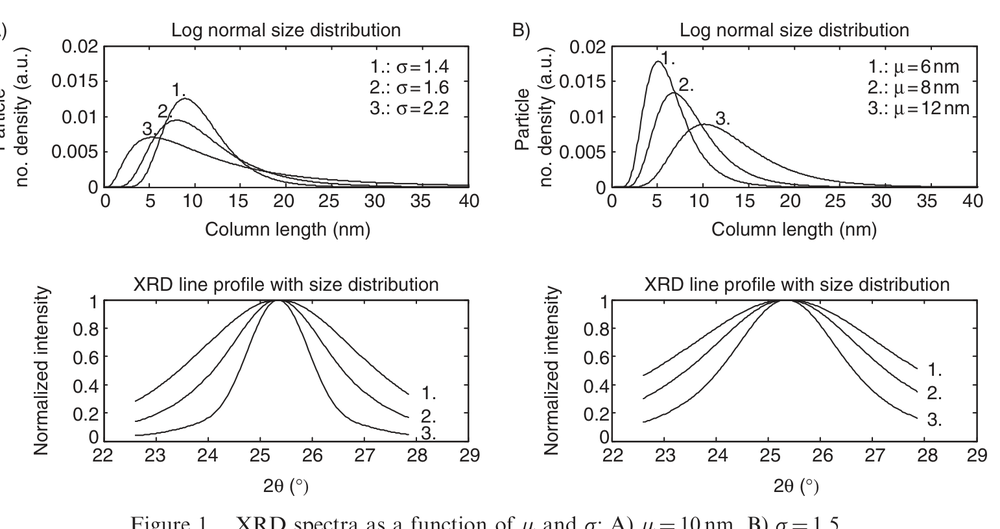
#> input picture examples/scrape/fig_1.png, 1000 x 529 px, shrunk from 1542 x 815 before the run
$ python -i crop_plot_area.py   (imports and definitions only)
#> lines starting #> are read from the running program, lines starting #| are printed output that depends on the picture; after the words box and inside, x2 and y2 are one past the last pixel; in counts of white or black regions, pixels touching at a corner belong together
from __future__ import annotations

from pathlib import Path

import cv2
import numpy as np

from xrd_digitization.types import PlotCropResult

MIN_PLOT_WIDTH = 40
MIN_PLOT_HEIGHT = 40


def _detect_axis_lines(gray: np.ndarray) -> tuple[int | None, int | None, int | None, int | None]:
    """Return (left, right, top, bottom) plot bounds from axis-like lines."""
    height, width = gray.shape
    blur = cv2.GaussianBlur(gray, (3, 3), 0)
    edges = cv2.Canny(blur, 40, 120)

    vertical_kernel = cv2.getStructuringElement(cv2.MORPH_RECT, (1, max(15, height // 20)))
    horizontal_kernel = cv2.getStructuringElement(cv2.MORPH_RECT, (max(15, width // 20), 1))

    vertical = cv2.morphologyEx(edges, cv2.MORPH_CLOSE, vertical_kernel)
    horizontal = cv2.morphologyEx(edges, cv2.MORPH_CLOSE, horizontal_kernel)

    left_scores = vertical[:, : int(width * 0.35)].sum(axis=0)
    right_scores = vertical[:, int(width * 0.65) :].sum(axis=0)
    top_scores = horizontal[: int(height * 0.35), :].sum(axis=1)
    bottom_scores = horizontal[int(height * 0.65) :, :].sum(axis=1)

    left = int(np.argmax(left_scores)) if left_scores.size and left_scores.max() > 0 else None
    right = (
        int(width * 0.65 + np.argmax(right_scores))
        if right_scores.size and right_scores.max() > 0
        else None
    )
    top = int(np.argmax(top_scores)) if top_scores.size and top_scores.max() > 0 else None
    bottom = (
        int(height * 0.65 + np.argmax(bottom_scores))
        if bottom_scores.size and bottom_scores.max() > 0
        else None
    )

    return left, right, top, bottom


def _fallback_plot_bbox(gray: np.ndarray) -> tuple[int, int, int, int]:
    height, width = gray.shape
    margin_x = int(width * 0.12)
    margin_top = int(height * 0.08)
    margin_bottom = int(height * 0.18)
    return margin_x, margin_top, width - int(width * 0.04), height - margin_bottom


def _extend_crop_bbox_to_curve(
    image_bgr: np.ndarray,
    bbox: tuple[int, int, int, int],
) -> tuple[int, int, int, int]:
    """Widen the crop when the plotted curve extends past the detected right frame."""
    x0, y0, x1, y1 = bbox
    height = y1 - y0
    if height <= 0:
        return bbox

    gray = cv2.cvtColor(image_bgr[y0:y1, x0:], cv2.COLOR_BGR2GRAY)
    roi = gray[int(height * 0.05) : int(height * 0.88), :]
    if roi.size == 0:
        return bbox

    last_curve_col = None
    for col in range(roi.shape[1] - 1, -1, -1):
        if float(roi[:, col].min()) <= 200:
            last_curve_col = col
            break

    if last_curve_col is None:
        return bbox

    margin = max(8, int(0.01 * image_bgr.shape[1]))
    new_x1 = min(image_bgr.shape[1], x0 + last_curve_col + margin)
    if new_x1 <= x1:
        return bbox
    return x0, y0, new_x1, y1


def crop_plot_area(
    image_path: str | Path | np.ndarray,
    *,
    padding: int = 2,
) -> PlotCropResult:
    """
    Detect and crop the plot region from a figure image.

    Attempts to locate axis lines; falls back to conservative margins.
    """
#> called with image_path = '../examples/scrape/fig_1.png', padding = 2
    warnings: list[str] = []

    if isinstance(image_path, np.ndarray):
        image_bgr = image_path.copy()
        source_shape = image_bgr.shape[:2]
    else:
        image_path = Path(image_path)
        image_bgr = cv2.imread(str(image_path))
#> image_bgr is the input picture: shape (529, 1000, 3); mean B, G, R 241.4, 241.4, 241.5
        if image_bgr is None:
            raise ValueError(f"Could not load image: {image_path}")
        source_shape = image_bgr.shape[:2]
#> source_shape = (529, 1000)

    gray = cv2.cvtColor(image_bgr, cv2.COLOR_BGR2GRAY)
    left, right, top, bottom = _detect_axis_lines(gray)
#> in _detect_axis_lines, `edges = cv2.Canny(blur, 40, 120)`:
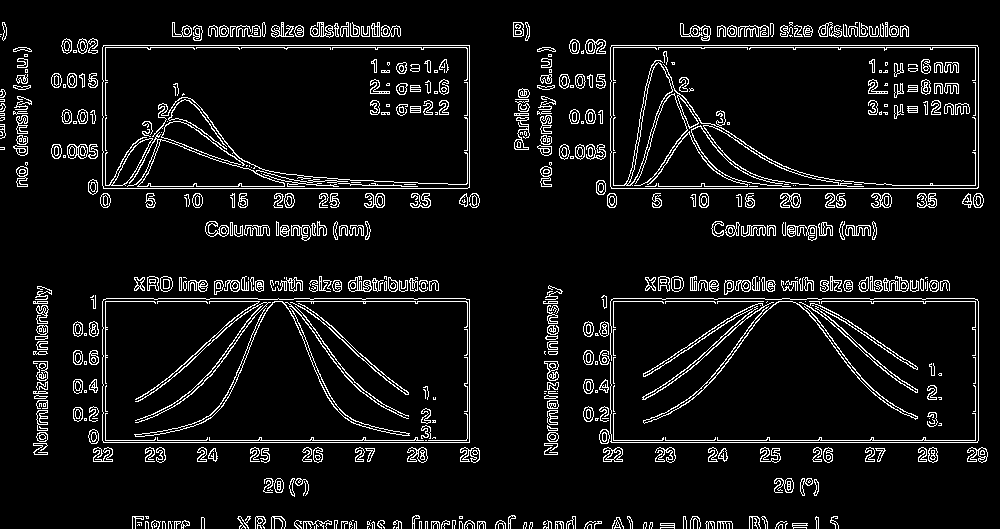
#> edges: shape (529, 1000); 7.5% white in thin lines or dots
#> in _detect_axis_lines, `vertical = cv2.morphologyEx(edges, cv2.MORPH_CLOSE, vertical_kernel)`:
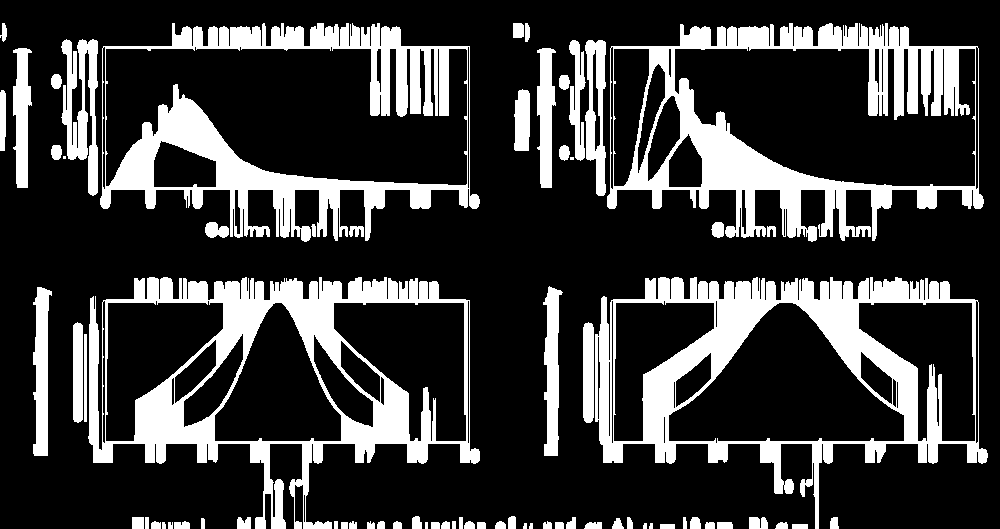
#> vertical: shape (529, 1000); 22.8% white; 73 white regions (2 under 20 px), largest, box (x1, y1, x2, y2) and area: (88, 277, 480, 529) 25835, (595, 277, 988, 529) 25628, (607, 23, 984, 242) 24185
#> in _detect_axis_lines, `horizontal = cv2.morphologyEx(edges, cv2.MORPH_CLOSE, horizontal_kernel)`:
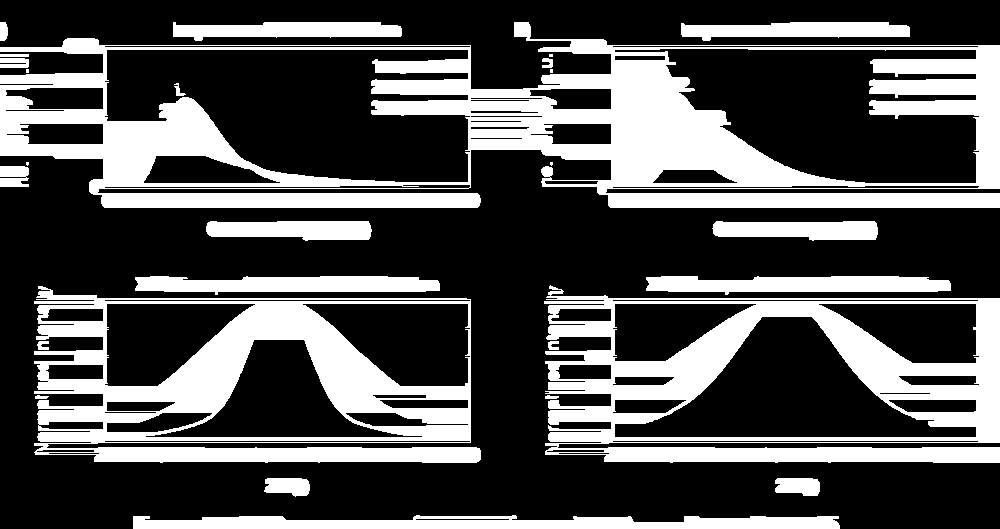
#> horizontal: shape (529, 1000); 31.2% white; 27 white regions (5 under 20 px), largest, box (x1, y1, x2, y2) and area: (0, 22, 1000, 208) 67408, (34, 286, 481, 463) 33655, (544, 285, 1000, 463) 33273
#> in _detect_axis_lines, `left_scores = vertical[:, : int(width * 0.35)].sum(axis=0)`: left_scores = 350 values, max 83130 at index 105, min 0 at index 7, mean 31877.2
#> in _detect_axis_lines, `right_scores = vertical[:, int(width * 0.65) :].sum(axis=0)`: right_scores = 350 values, max 83130 at index 325, min 0 at index 338, mean 33477.9
#> in _detect_axis_lines, `top_scores = horizontal[: int(height * 0.35), :].sum(axis=1)`: top_scores = 185 values, max 237405 at index 48, min 0 at index 0, mean 84089.4
#> in _detect_axis_lines, `bottom_scores = horizontal[int(height * 0.65) :, :].sum(axis=1)`: bottom_scores = 186 values, max 230010 at index 109, min 0 at index 120, mean 82201.9
#> in _detect_axis_lines, `left = int(np.argmax(left_scores)) if left_scores.size and left_scores..`: left = 105
#> in _detect_axis_lines, `right = ( int(width * 0.65 + np.argmax(right_scores)) if right_scores...`: right = 975
#> in _detect_axis_lines, `top = int(np.argmax(top_scores)) if top_scores.size and top_scores.max..`: top = 48
#> in _detect_axis_lines, `bottom = ( int(height * 0.65 + np.argmax(bottom_scores)) if bottom_sco..`: bottom = 452
#> left = 105; right = 975; top = 48; bottom = 452

    if None in (left, right, top, bottom):
        warnings.append("axis_lines_not_fully_detected")
        x0, y0, x1, y1 = _fallback_plot_bbox(gray)
    else:
        x0, y0, x1, y1 = left, top, right, bottom
#> x0 = 105; y0 = 48; x1 = 975; y1 = 452

    x0 = max(0, x0 - padding)
#> x0 = 103
    y0 = max(0, y0 - padding)
#> y0 = 46
    x1 = min(image_bgr.shape[1], x1 + padding)
#> x1 = 977
    y1 = min(image_bgr.shape[0], y1 + padding)
#> y1 = 454

    if x1 - x0 < MIN_PLOT_WIDTH or y1 - y0 < MIN_PLOT_HEIGHT:
        warnings.append("plot_crop_too_small_using_fallback")
        x0, y0, x1, y1 = _fallback_plot_bbox(gray)

    x0, y0, x1, y1 = _extend_crop_bbox_to_curve(image_bgr, (x0, y0, x1, y1))
#> in _extend_crop_bbox_to_curve, `gray = cv2.cvtColor(image_bgr[y0:y1, x0:], cv2.COLOR_BGR2GRAY)`:
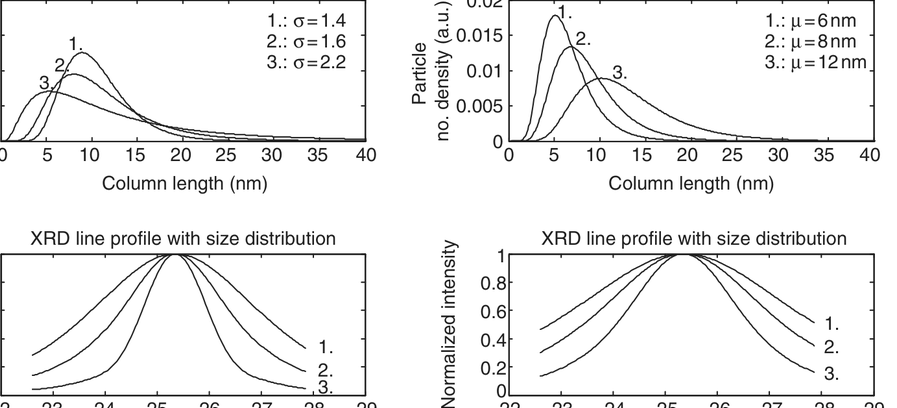
#> gray: shape (408, 897); min 0, max 255, mean 240.3
#> in _extend_crop_bbox_to_curve, `roi = gray[int(height * 0.05) : int(height * 0.88), :]`:
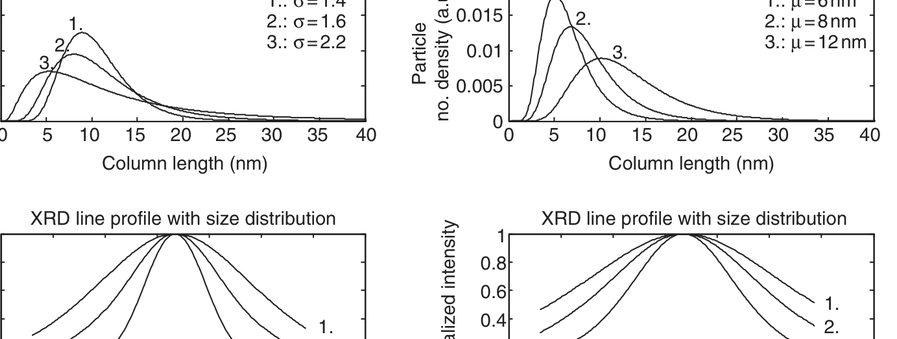
#> roi: shape (339, 897); min 0, max 255, mean 240.9
#> x1 = 992

    cropped = image_bgr[y0:y1, x0:x1].copy()
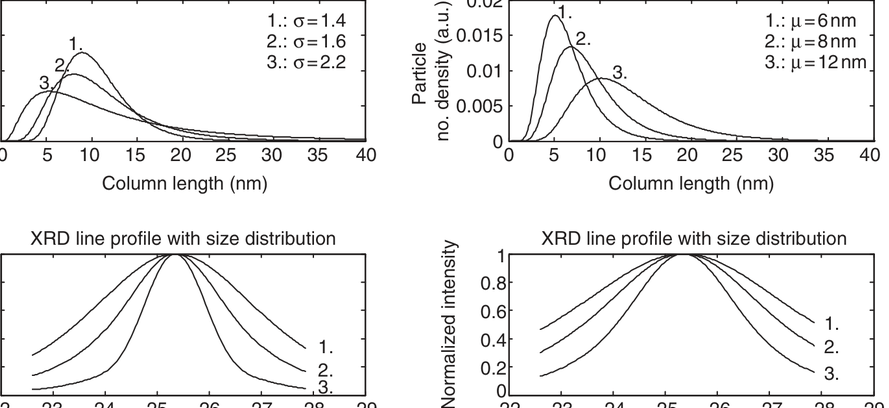
#> cropped: shape (408, 889, 3); mean B, G, R 240.1, 240.1, 240.3

    # Multi-panel heuristic: strong vertical whitespace inside crop.
    crop_gray = cv2.cvtColor(cropped, cv2.COLOR_BGR2GRAY)
    col_mean = crop_gray.mean(axis=0)
#> col_mean = 889 values, max 255 at index 379, min 87.6 at index 365, mean 240.2
    valleys = np.where(col_mean > np.percentile(col_mean, 92))[0]
#> valleys = 72 values from 370 to 888
    if len(valleys) > 0:
        gaps = np.split(valleys, np.where(np.diff(valleys) > 3)[0] + 1)
#> gaps = 11 items
        wide_gaps = [g for g in gaps if len(g) > cropped.shape[1] * 0.03]
#> wide_gaps = 1 item
        if wide_gaps:
            warnings.append("possible_multi_panel_in_plot_area")

    confidence = 0.85 if "axis_lines_not_fully_detected" not in warnings else 0.55

    return PlotCropResult(
        cropped_bgr=cropped,
        bbox=(x0, y0, x1, y1),
        confidence=confidence,
        warnings=warnings,
    )

>>> result = crop_plot_area('../examples/scrape/fig_1.png')

$ run again, on examples/scrape/fig_5.png
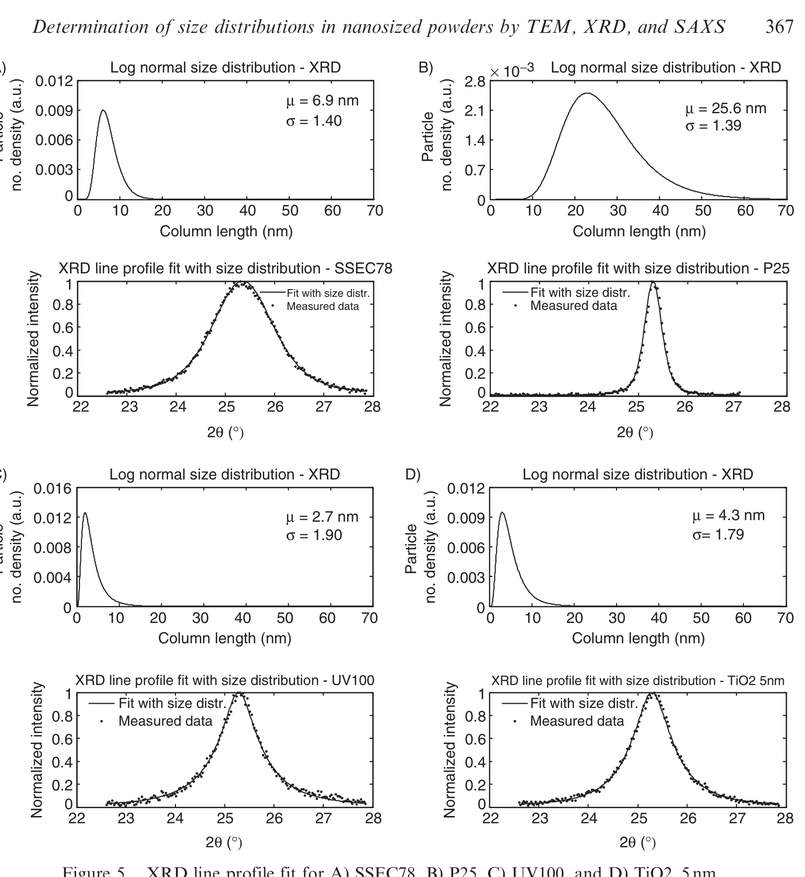
#> input picture examples/scrape/fig_5.png, 805 x 877 px, shrunk from 1542 x 1681 before the run
#> in crop_plot_area, image_bgr is the input picture: shape (877, 805, 3); mean B, G, R 241.3, 241.3, 241.5
#> in _detect_axis_lines, `edges = cv2.Canny(blur, 40, 120)`:
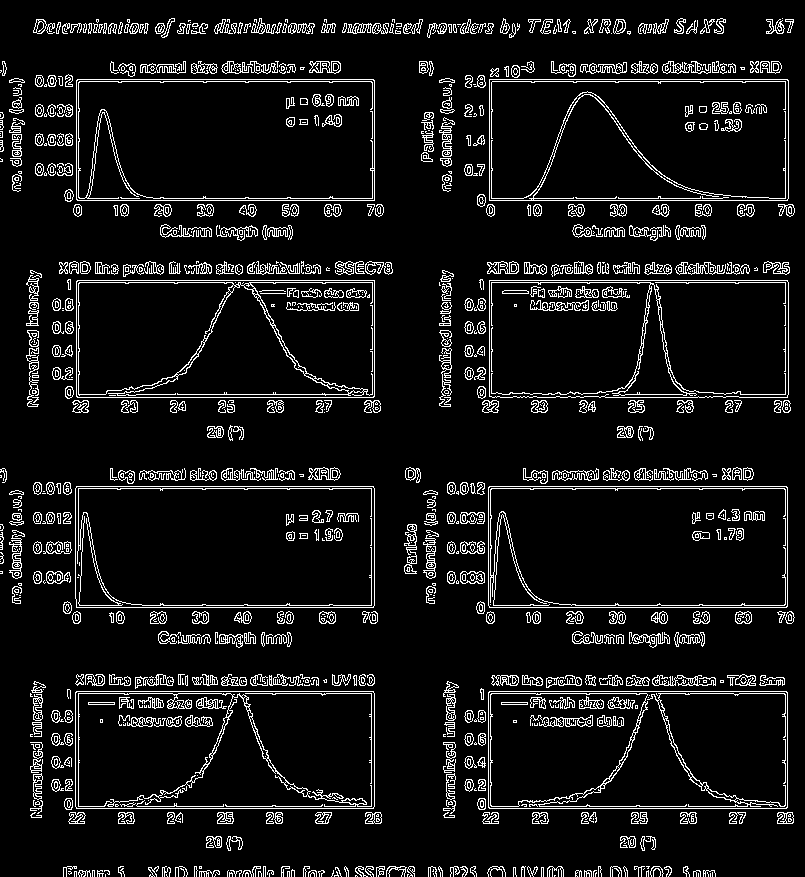
#> edges: shape (877, 805); 8.2% white in thin lines or dots
#> vertical: shape (877, 805); 30% white; 62 white regions (1 under 20 px), largest, box (x1, y1, x2, y2) and area: (457, 0, 795, 877) 91856, (51, 0, 393, 877) 89749, (33, 482, 72, 614) 3795
#> horizontal: shape (877, 805); 27.6% white; 32 white regions (2 under 20 px), largest, box (x1, y1, x2, y2) and area: (0, 467, 805, 624) 32887, (440, 261, 805, 413) 24025, (444, 674, 805, 824) 22827
#> left_scores = 281 values, max 159375 at index 70, min 0 at index 7, mean 72640.5
#> right_scores = 282 values, max 153765 at index 97, min 0 at index 272, mean 71164
#> top_scores = 306 values, max 188955 at index 81, min 0 at index 0, mean 60659.2
#> bottom_scores = 307 values, max 181815 at index 245, min 0 at index 54, mean 58859.3
#> in _detect_axis_lines, `left = int(np.argmax(left_scores)) if left_scores.size and left_scores..`: left = 70
#> in _detect_axis_lines, `right = ( int(width * 0.65 + np.argmax(right_scores)) if right_scores...`: right = 620
#> in _detect_axis_lines, `top = int(np.argmax(top_scores)) if top_scores.size and top_scores.max..`: top = 81
#> in _detect_axis_lines, `bottom = ( int(height * 0.65 + np.argmax(bottom_scores)) if bottom_sco..`: bottom = 815
#> in crop_plot_area, `left, right, top, bottom = _detect_axis_lines(gray)`: left = 70; right = 620; top = 81; bottom = 815
#> in crop_plot_area, `x0, y0, x1, y1 = left, top, right, bottom`: x0 = 70; y0 = 81; x1 = 620; y1 = 815
#> in crop_plot_area, `x0 = max(0, x0 - padding)`: x0 = 68
#> in crop_plot_area, `y0 = max(0, y0 - padding)`: y0 = 79
#> in crop_plot_area, `x1 = min(image_bgr.shape[1], x1 + padding)`: x1 = 622
#> in crop_plot_area, `y1 = min(image_bgr.shape[0], y1 + padding)`: y1 = 817
#> in crop_plot_area, `x0, y0, x1, y1 = _extend_crop_bbox_to_curve(image_bgr, (x0, y0, x1, y1))`: x1 = 801
#> in crop_plot_area, `cropped = image_bgr[y0:y1, x0:x1].copy()`:
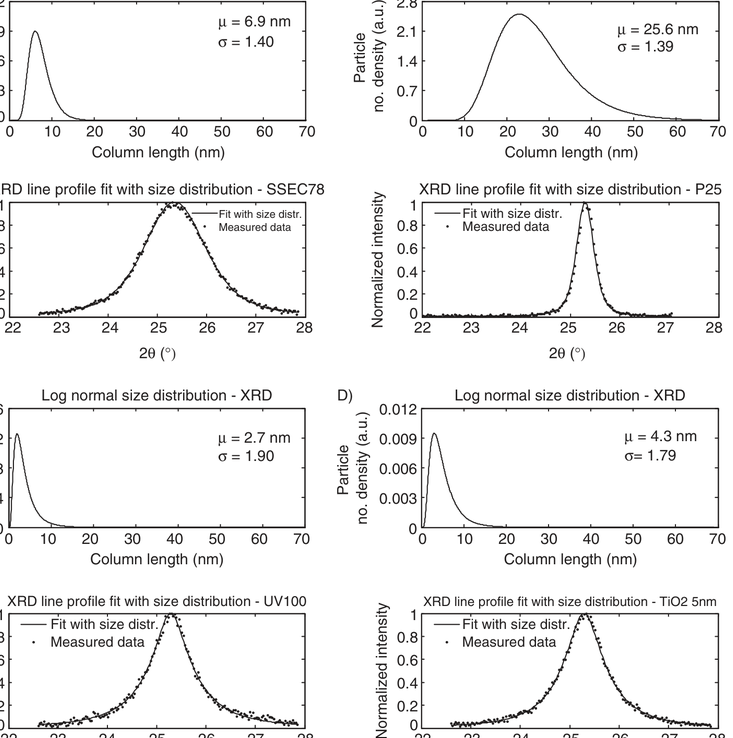
#> cropped: shape (738, 733, 3); mean B, G, R 240.9, 240.9, 241.1
#> col_mean = 733 values, max 255 at index 327, min 121.5 at index 9, mean 241
#> valleys = 59 values from 312 to 732
#> gaps = 7 items
#> wide_gaps = 1 item
